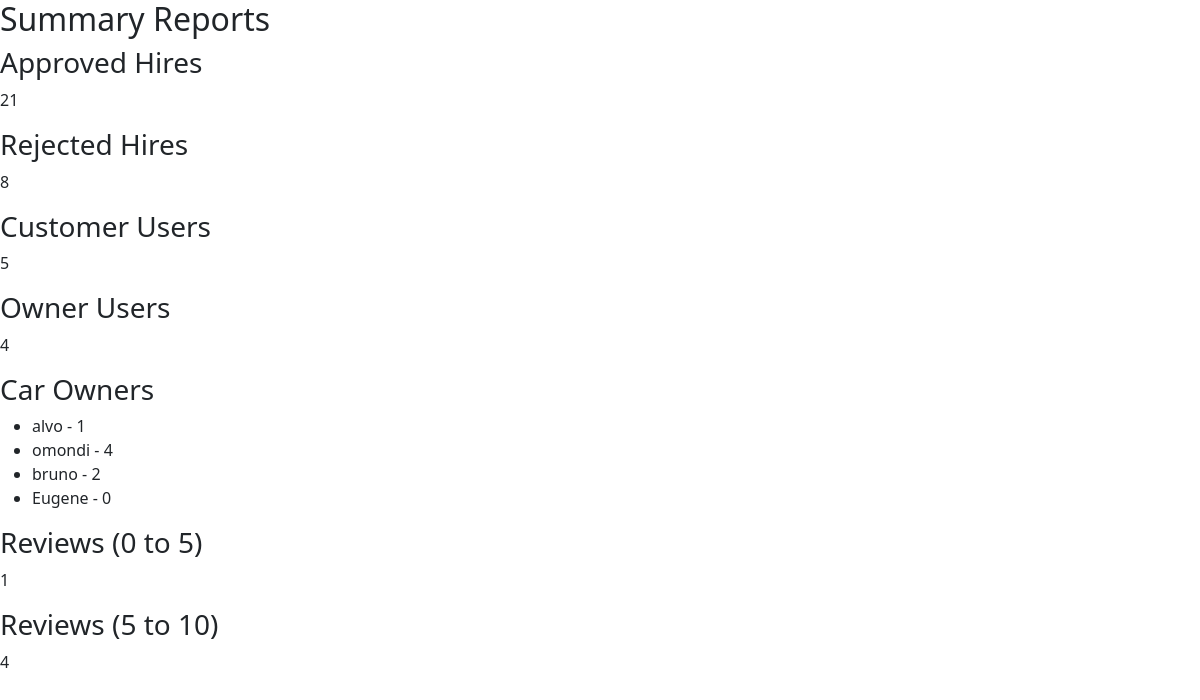
Screenshot of /custom_admin_dashboard_filter/ with the database file from the repository.
### accounts/models.py (models this page shows)
class User(AbstractUser):
    name = models.CharField(max_length=200, null=True) #attribute name defined
    email = models.EmailField(unique=True,null=True)

### accounts/views.py (the view)
# urls.py: path('custom_admin_dashboard_filter/',views.filter,name="filter"),
def filter(request):
    approved_hires = Hire.objects.filter(is_approved=True).count()
    rejected_hires = Hire.objects.filter(is_rejected=True).count()
    customer_users = User.objects.filter(groups__name='customer').count()
    owner_users = User.objects.filter(groups__name='owner').count()
    car_owners = User.objects.filter(groups__name='owner').annotate(num_cars=Count('car')).values('username', 'num_cars')
    reviews_0_to_5 = Review.objects.filter(rate__range=(0, 5)).count()
    reviews_5_to_10 = Review.objects.filter(rate__range=(5, 10)).count()
    return render(request, 'accounts/filter.html', {
        'approved_hires': approved_hires,
        'rejected_hires': rejected_hires,
        'customer_users': customer_users,
        'owner_users': owner_users,
        'car_owners': car_owners,
        'reviews_0_to_5': reviews_0_to_5,
        'reviews_5_to_10': reviews_5_to_10
    })

### accounts/templates/accounts/filter.html (shortened to what this page needs)
<!DOCTYPE html>
<html lang="en">
<head>
    <link href="https://cdn.jsdelivr.net/npm/bootstrap@5.3.0-alpha3/dist/css/bootstrap.min.css" rel="stylesheet">
</head>
<body>
    <h2>Summary Reports</h2>
<div class="report">
    <h3>Approved Hires</h3>
    <p>{{ approved_hires }}</p>
</div>
<div class="report">
    <h3>Rejected Hires</h3>
    <p>{{ rejected_hires }}</p>
</div>
<div class="report">
    <h3>Customer Users</h3>
    <p>{{ customer_users }}</p>
</div>
<div class="report">
    <h3>Owner Users</h3>
    <p>{{ owner_users }}</p>
</div>
<div class="report">
    <h3>Car Owners</h3>
    <ul>
        {% for car_owner in car_owners %}
        <li>{{ car_owner.username }} - {{ car_owner.num_cars }}</li>
        {% endfor %}
    </ul>
</div>
<div class="report">
    <h3>Reviews (0 to 5)</h3>
    <p>{{ reviews_0_to_5 }}</p>
</div>
<div class="report">
    <h3>Reviews (5 to 10)</h3>
    <p>{{ reviews_5_to_10 }}</p>
</div>
</body>
</html>

### rows the page displays
User: username "alvo", num_cars "1"
User: username "omondi", num_cars "4"
User: username "bruno", num_cars "2"
User: username "Eugene", num_cars "0"

### other values shown
{{ approved_hires }} "21"
{{ rejected_hires }} "8"
{{ customer_users }} "5"
{{ owner_users }} "4"
{{ reviews_0_to_5 }} "1"
{{ reviews_5_to_10 }} "4"
